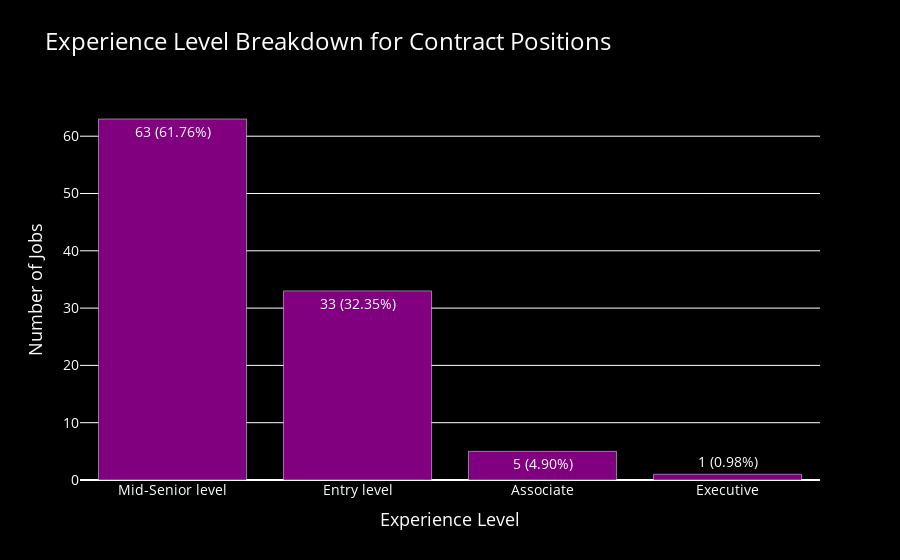

The cell this chart's notebook holds for it:
### Markdown cell above
#### Graph:

### Code cell
def plot_experience_level_breakdown(df):
    # Exclude the 'description' column
    df = df.drop(columns=['description'], errors='ignore')
    
    # Filter for contract positions
    contract_positions = df[df['contractType'] == 'Contract']
    
    # Get the breakdown of experience levels for contract positions
    experience_breakdown = contract_positions['experienceLevel'].value_counts().reset_index()
    experience_breakdown.columns = ['Experience Level', 'Count']
    
    # Calculate the percentage of each experience level
    experience_breakdown['Percentage'] = (experience_breakdown['Count'] / experience_breakdown['Count'].sum()) * 100
    
    # Create a bar graph with purple and black color scheme
    fig = px.bar(experience_breakdown, x='Experience Level', y='Count', title='Experience Level Breakdown for Contract Positions',
                 labels={'Count': 'Number of Jobs'}, color_discrete_sequence=['purple'],
                 text=experience_breakdown.apply(lambda row: f"{row['Count']} ({row['Percentage']:.2f}%)", axis=1))
    
    # Update layout for better appearance
    fig.update_layout(
        title_font=dict(size=24, color='white'),
        xaxis_title_font=dict(size=18, color='white'),
        yaxis_title_font=dict(size=18, color='white'),
        font=dict(size=14, color='white'),
        plot_bgcolor='black',
        paper_bgcolor='black',
        xaxis=dict(tickfont=dict(color='white')),
        yaxis=dict(tickfont=dict(color='white'))
    )
    
    # Show the plot
    fig.show()

# Load the CSV file
file_data = pd.read_csv("ai_ml_jobs_linkedin.csv")

# Plot the graph
plot_experience_level_breakdown(file_data)

### Figure 1 — Plotly figure (JSON) as saved in the notebook; plotly's stock layout.template omitted (floating-point values rounded to 4 significant figures)
{"data": [{"alignmentgroup": "True", "hovertemplate": "Experience Level=%{x}<br>Number of Jobs=%{y}<br>text=%{text}<extra></extra>", "legendgroup": "", "marker": {"color": "purple", "pattern": {"shape": ""}}, "name": "", "offsetgroup": "", "orientation": "v", "showlegend": false, "text": ["63 (61.76%)", "33 (32.35%)", "5 (4.90%)", "1 (0.98%)"], "textposition": "auto", "type": "bar", "x": ["Mid-Senior level", "Entry level", "Associate", "Executive"], "xaxis": "x", "y": [63, 33, 5, 1], "yaxis": "y"}], "layout": {"barmode": "relative", "font": {"color": "white", "size": 14}, "legend": {"tracegroupgap": 0}, "paper_bgcolor": "black", "plot_bgcolor": "black", "title": {"font": {"color": "white", "size": 24}, "text": "Experience Level Breakdown for Contract Positions"}, "xaxis": {"anchor": "y", "domain": [0, 1], "tickfont": {"color": "white"}, "title": {"font": {"color": "white", "size": 18}, "text": "Experience Level"}}, "yaxis": {"anchor": "x", "domain": [0, 1], "tickfont": {"color": "white"}, "title": {"font": {"color": "white", "size": 18}, "text": "Number of Jobs"}}}}
